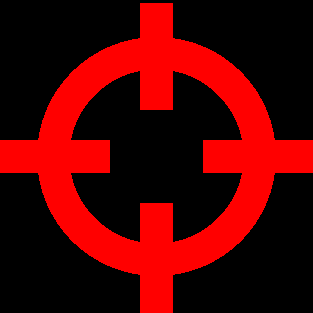
#> input picture ar_game/crosshair-red.png, 313 x 313 px
$ python -i AR-game.py   (imports and definitions only)
#> lines starting #> are read from the running program, lines starting #| are printed output that depends on the picture; after the words box and inside, x2 and y2 are one past the last pixel; in counts of white or black regions, pixels touching at a corner belong together
import cv2
from cv2 import aruco
import numpy as np
import pyglet
from pyglet import clock
from PIL import Image
import sys
import random

WINDOW_WIDTH = 640
WINDOW_HEIGHT = 480
# [1 line not run here, left out]
# [1 line that did not run here, left out]

OFFSET = 20
# [2 lines that did not run here, left out]


# [1 line not run here, left out]
# [1 line that did not run here, left out]
# [1 line that did not run here, left out]

MAX_ENEMY_COUNT = 5
HAND_RADIUS = 25
HAND_COLOR = (0, 100, 255, 80)
ENEMY_SIZE = 20
SPEED = 10
ENEMY_COLOR = (144, 243, 255)
CONTOUR_TRHESHOLD = 3000

# INIT VIDEO FEED
video_id = 0
if len(sys.argv) > 1:
    video_id = int(sys.argv[1])

# INIT ARUCO MARKERS
aruco_dict = aruco.getPredefinedDictionary(cv2.aruco.DICT_4X4_250)
aruco_params =  aruco.DetectorParameters()
detector = aruco.ArucoDetector(aruco_dict, aruco_params)

# converts OpenCV image to PIL image and then to pyglet texture
# https://gist.github.com/nkymut/1cb40ea6ae4de0cf9ded7332f1ca0d55
# [19 lines left out: function cv2glet, not called in this run]


class Playfield():
    """
    Takes a paper with 4 AruCo markers and transforms the paper to
    fit the video frame
    """

    def __init__(self):
        self.has_transformed = False
        self.marker_ids = [0, 1, 2, 3]
        self.prev_transform = []

    # [82 lines left out: function transform_game_field, not called in this run]


class Game():
    """Bundels the game stuff"""

    def __init__(self):
        self.enemies = []
        self.finger = pyglet.sprite.Sprite(crosshair_img, batch=shape_batch)
        self.finger.width = HAND_RADIUS * 2
        self.finger.height = HAND_RADIUS * 2
        # self.finger = pyglet.shapes.Circle(0, 0, HAND_RADIUS,
        #                                  color=HAND_COLOR, batch=shape_batch)
        self.score = 0

    # [104 lines left out: functions detect_hand, create_enemy, update_enemies, measure_distance, check_collision, not called in this run]

    def update_score(self):
        self.score += 1
        score.text=f"Score: {self.score}"


# ----- DRAW - EVENT ----- #

# Create a video capture object for the webcam
# [1 line not run here, left out]
pf = Playfield()
# [1 line that did not run here, left out]

# [22 lines that did not run here, left out]

# UPDATE ENEMIES
# [2 lines not run here, left out]

# [4 lines that did not run here, left out]

# ----- RUN ----- #

# [2 lines not run here, left out]

>>> import cv2
>>> picture = cv2.imread('crosshair-red.png', cv2.IMREAD_GRAYSCALE)
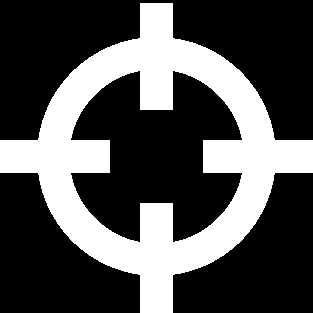
#> picture: shape (313, 313); values 0 (black) and 76 (white), 31.9% white; 1 white region, box (x1, y1, x2, y2) and area: (0, 3, 313, 313) 31237
#> (the run stopped early here; a loop or call above may not have finished)
